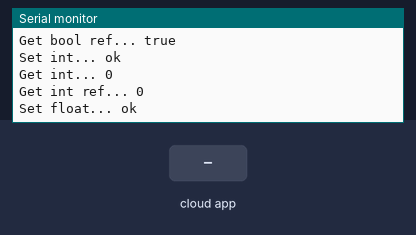
Bench run of a sketch on a simulated ESP8266 (NodeMCU). On the bench: the last lines printed to the serial monitor. Inputs (shaded band) come from the test bench. WiFi joins after 1.5 s; servers stay silent unless stated; the Firebase database answers and starts empty.

Above: at 2.7 s.
2.8 s: the phone or cloud app sets string to 0
At 2.83 s:
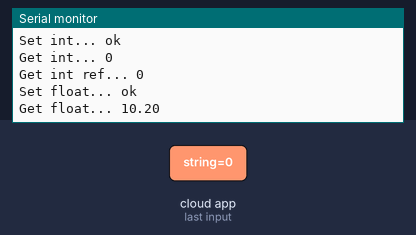
16.8 s: the phone or cloud app sets float to 0
At 17.84 s:
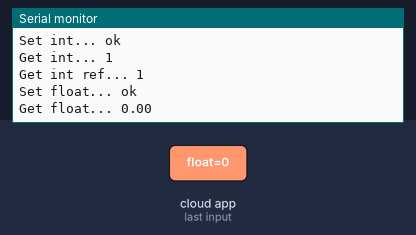

Measured:
- after the input at 16.8 s, the serial monitor: prints a new line after 0.91 s (image 2)

The sketch:

test_firebase.ino
```cpp
// (licence header left out)
#if defined(ESP32)
#include <WiFi.h>
#elif defined(ESP8266)
#include <ESP8266WiFi.h>
#endif
#include <Firebase_ESP_Client.h>

//Provide the token generation process info.
#include <addons/TokenHelper.h>

//Provide the RTDB payload printing info and other helper functions.
#include <addons/RTDBHelper.h>

#define WIFI_SSID "WiFi2"
#define WIFI_PASSWORD "CREative_b00lsit"

// Insert Firebase project API Key
#define API_KEY "AIzaSyBnvv9CnwggizzoOVf7Pj3-IO_Tv9sMKlo"

// Insert RTDB URLefine the RTDB URL */
#define DATABASE_URL "https://timovy-projekt-97069-default-rtdb.europe-west1.firebasedatabase.app/"

/* 4. Define the user Email and password that alreadey registerd or added in your project */
#define USER_EMAIL "acoak@hhh.ck"
#define USER_PASSWORD "999999"

//Define Firebase Data object
FirebaseData fbdo;

FirebaseAuth auth;
FirebaseConfig config;

unsigned long sendDataPrevMillis = 0;

unsigned long count = 0;

void setup()
{

  Serial.begin(115200);

  WiFi.begin(WIFI_SSID, WIFI_PASSWORD);
  Serial.print("Connecting to Wi-Fi");
  while (WiFi.status() != WL_CONNECTED)
  {
    Serial.print(".");
    delay(300);
  }
  Serial.println();
  Serial.print("Connected with IP: ");
  Serial.println(WiFi.localIP());
  Serial.println();

  Serial.printf("Firebase Client v%s\n\n", FIREBASE_CLIENT_VERSION);

  /* Assign the api key (required) */
  config.api_key = API_KEY;

  /* Assign the user sign in credentials */
  auth.user.email = USER_EMAIL;
  auth.user.password = USER_PASSWORD;

  /* Assign the RTDB URL (required) */
  config.database_url = DATABASE_URL;

  /* Assign the callback function for the long running token generation task */
  config.token_status_callback = tokenStatusCallback; //see addons/TokenHelper.h

  //Or use legacy authenticate method
  //config.database_url = DATABASE_URL;
  //config.signer.tokens.legacy_token = "<database secret>";

  //////////////////////////////////////////////////////////////////////////////////////////////
  //Please make sure the device free Heap is not lower than 80 k for ESP32 and 10 k for ESP8266,
  //otherwise the SSL connection will fail.
  //////////////////////////////////////////////////////////////////////////////////////////////

  Firebase.begin(&config, &auth);

  //Comment or pass false value when WiFi reconnection will control by your code or third party library
  Firebase.reconnectWiFi(true);

  Firebase.setDoubleDigits(5);

  /** Timeout options.

  //WiFi reconnect timeout (interval) in ms (10 sec - 5 min) when WiFi disconnected.
  config.timeout.wifiReconnect = 10 * 1000;

  //Socket connection and SSL handshake timeout in ms (1 sec - 1 min).
  config.timeout.socketConnection = 10 * 1000;

  //Server response read timeout in ms (1 sec - 1 min).
  config.timeout.serverResponse = 10 * 1000;

  //RTDB Stream keep-alive timeout in ms (20 sec - 2 min) when no server's keep-alive event data received.
  config.timeout.rtdbKeepAlive = 45 * 1000;

  //RTDB Stream reconnect timeout (interval) in ms (1 sec - 1 min) when RTDB Stream closed and want to resume.
  config.timeout.rtdbStreamReconnect = 1 * 1000;

  //RTDB Stream error notification timeout (interval) in ms (3 sec - 30 sec). It determines how often the readStream
  //will return false (error) when it called repeatedly in loop.
  config.timeout.rtdbStreamError = 3 * 1000;

  Note:
  The function that starting the new TCP session i.e. first time server connection or previous session was closed, the function won't exit until the
  time of config.timeout.socketConnection.

  You can also set the TCP data sending retry with
  config.tcp_data_sending_retry = 1;

  */
}

void loop()
{
  //Flash string (PROGMEM and FPSTR), Arduino String, C++ string, const char, char array, string literal are supported
  //in all Firebase and FirebaseJson functions, unless F() macro is not supported.

  if (Firebase.ready() && (millis() - sendDataPrevMillis > 15000 || sendDataPrevMillis == 0))
  {
    sendDataPrevMillis = millis();

    Serial.printf("Set bool... %s\n", Firebase.RTDB.setBool(&fbdo, "/test/bool", count % 2 == 0) ? "ok" : fbdo.errorReason().c_str());

    Serial.printf("Get bool... %s\n", Firebase.RTDB.getBool(&fbdo, "/test/bool") ? fbdo.to<bool>() ? "true" : "false" : fbdo.errorReason().c_str());

    bool bVal;
    Serial.printf("Get bool ref... %s\n", Firebase.RTDB.getBool(&fbdo, "/test/bool", &bVal) ? bVal ? "true" : "false" : fbdo.errorReason().c_str());

    Serial.printf("Set int... %s\n", Firebase.RTDB.setInt(&fbdo, "/test/int", count) ? "ok" : fbdo.errorReason().c_str());

    Serial.printf("Get int... %s\n", Firebase.RTDB.getInt(&fbdo, "/test/int") ? String(fbdo.to<int>()).c_str() : fbdo.errorReason().c_str());

    int iVal = 0;
    Serial.printf("Get int ref... %s\n", Firebase.RTDB.getInt(&fbdo, "/test/int", &iVal) ? String(iVal).c_str() : fbdo.errorReason().c_str());

    Serial.printf("Set float... %s\n", Firebase.RTDB.setFloat(&fbdo, "/test/float", count + 10.2) ? "ok" : fbdo.errorReason().c_str());

    Serial.printf("Get float... %s\n", Firebase.RTDB.getFloat(&fbdo, "/test/float") ? String(fbdo.to<float>()).c_str() : fbdo.errorReason().c_str());

    Serial.printf("Set double... %s\n", Firebase.RTDB.setDouble(&fbdo, "/test/double", count + 35.517549723765) ? "ok" : fbdo.errorReason().c_str());

    Serial.printf("Get double... %s\n", Firebase.RTDB.getDouble(&fbdo, "/test/double") ? String(fbdo.to<double>()).c_str() : fbdo.errorReason().c_str());

    Serial.printf("Set string... %s\n", Firebase.RTDB.setString(&fbdo, "/test/string", "Hello World!") ? "ok" : fbdo.errorReason().c_str());

    Serial.printf("Get string... %s\n", Firebase.RTDB.getString(&fbdo, "/test/string") ? fbdo.to<const char *>() : fbdo.errorReason().c_str());

    //For the usage of FirebaseJson, see examples/FirebaseJson/BasicUsage/Create.ino
    FirebaseJson json;

    if (count == 0)
    {
      json.set("value/round/" + String(count), "cool!");
      json.set("vaue/ts/.sv", "timestamp");
      Serial.printf("Set json... %s\n", Firebase.RTDB.set(&fbdo, "/test/json", &json) ? "ok" : fbdo.errorReason().c_str());
    }
    else
    {
      json.add(String(count), "smart!");
      Serial.printf("Update node... %s\n", Firebase.RTDB.updateNode(&fbdo, "/test/json/value/round", &json) ? "ok" : fbdo.errorReason().c_str());
    }

    Serial.println();

    //For generic set/get functions.

    //For generic set, use Firebase.RTDB.set(&fbdo, <path>, <any variable or value>)

    //For generic get, use Firebase.RTDB.get(&fbdo, <path>).
    //And check its type with fbdo.dataType() or fbdo.dataTypeEnum() and
    //cast the value from it e.g. fbdo.to<int>(), fbdo.to<std::string>().

    //The function, fbdo.dataType() returns types String e.g. string, boolean,
    //int, float, double, json, array, blob, file and null.

    //The function, fbdo.dataTypeEnum() returns type enum (number) e.g. fb_esp_rtdb_data_type_null (1),
    //fb_esp_rtdb_data_type_integer, fb_esp_rtdb_data_type_float, fb_esp_rtdb_data_type_double,
    //fb_esp_rtdb_data_type_boolean, fb_esp_rtdb_data_type_string, fb_esp_rtdb_data_type_json,
    //fb_esp_rtdb_data_type_array, fb_esp_rtdb_data_type_blob, and fb_esp_rtdb_data_type_file (10)

    count++;
  }
}

/// PLEASE AVOID THIS ////

//Please avoid the following inappropriate and inefficient use cases
/**
 *
 * 1. Call get repeatedly inside the loop without the appropriate timing for execution provided e.g. millis() or conditional checking,
 * where delay should be avoided.
 *
 * Everytime get was called, the request header need to be sent to server which its size depends on the authentication method used,
 * and costs your data usage.
 *
 * Please use stream function instead for this use case.
 *
 * 2. Using the single FirebaseData object to call different type functions as above example without the appropriate
 * timing for execution provided in the loop i.e., repeatedly switching call between get and set functions.
 *
 * In addition to costs the data usage, the delay will be involved as the session needs to be closed and opened too often
 * due to the HTTP method (GET, PUT, POST, PATCH and DELETE) was changed in the incoming request.
 *
 *
 * Please reduce the use of swithing calls by store the multiple values to the JSON object and store it once on the database.
 *
 * Or calling continuously "set" or "setAsync" functions without "get" called in between, and calling get continuously without set
 * called in between.
 *
 * If you needed to call arbitrary "get" and "set" based on condition or event, use another FirebaseData object to avoid the session
 * closing and reopening.
 *
 * 3. Use of delay or hidden delay or blocking operation to wait for hardware ready in the third party sensor libraries, together with stream functions e.g. Firebase.RTDB.readStream and fbdo.streamAvailable in the loop.
 *
 * Please use non-blocking mode of sensor libraries (if available) or use millis instead of delay in your code.
 *
 * 4. Blocking the token generation process.
 *
 * Let the authentication token generation to run without blocking, the following code MUST BE AVOIDED.
 *
 * while (!Firebase.ready()) <---- Don't do this in while loop
 * {
 *     delay(1000);
 * }
 *
 */
```
